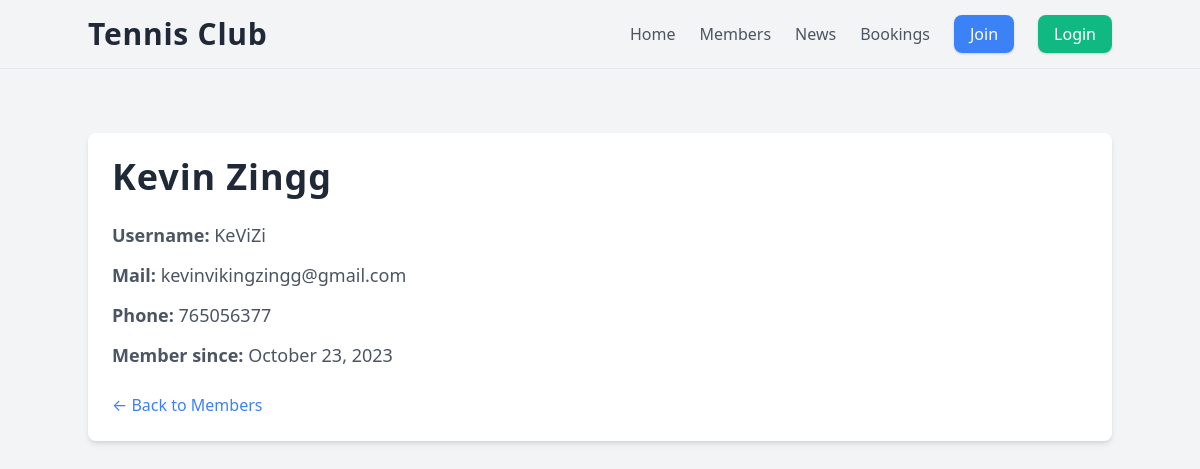
/members/details/5, run on the app's committed database.
### members/models.py (models this page shows)
class Member(AbstractUser):
    phone = models.IntegerField(null=True)
    joined_date = models.DateField(auto_now_add=True)

### members/views.py (the view)
# urls.py: path('members/details/<int:id>', views.details, name='details'),
def details(request, id):
    member = Member.objects.get(id=id)
    return render(request, 'details.html', {'member': member})

### members/templates/details.html (shortened to what this page needs)
{% extends "master.html" %}
{% block content %}
<section class="space-y-6 bg-white p-6 rounded-lg shadow-md">
    <h1 class="text-gray-800 text-4xl font-bold tracking-wide mb-4">{{ member.first_name }} {{ member.last_name }}</h1>
    <div class="space-y-3">
        <p class="text-lg text-gray-600"><span class="font-semibold">Username:</span> {{ member.username }}</p>
        <p class="text-lg text-gray-600"><span class="font-semibold">Mail:</span> {{ member.email }}</p>
        <p class="text-lg text-gray-600"><span class="font-semibold">Phone:</span> {{ member.phone }}</p>
        <p class="text-lg text-gray-600"><span class="font-semibold">Member since:</span> {{ member.joined_date | date:"F d, Y" }}</p>
    </div>
    <div class="mt-6">
        <a href="/members" class="text-blue-500 hover:text-blue-600 hover:underline transition duration-200">← Back to Members</a>
    </div>
</section>
{% endblock %}

### data on the page
Member: first_name "Kevin", last_name "Zingg", username "KeViZi", email "kevinvikingzingg@gmail.com", phone "765056377", joined_date "October 23, 2023"
